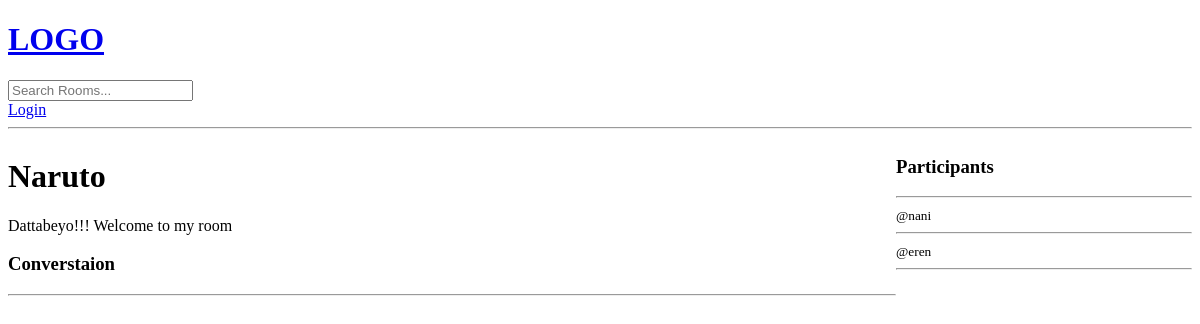
/room/2/, run on an earlier commit of the app's database.
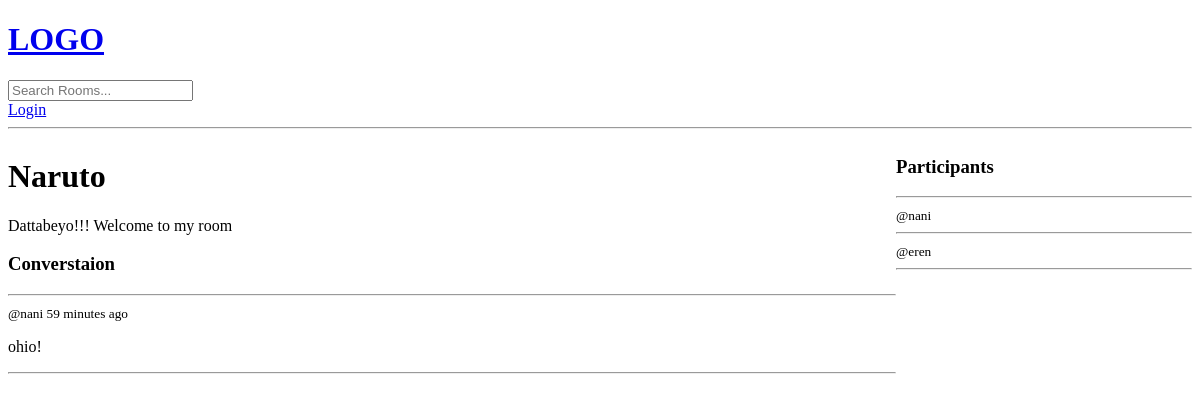
And on a later commit of the database.
### base/models.py (models this page shows, shortened)
class Message(models.Model):
    user = models.ForeignKey(User, on_delete=models.CASCADE)    # If user is deleted, delete all messages from that user
    room = models.ForeignKey(Room, on_delete=models.CASCADE)    # If room is deleted, delete all messages in that room
    body = models.TextField()   # Message body
    updated = models.DateTimeField(auto_now=True)   # When message was updated
    created = models.DateTimeField(auto_now_add=True)   # When message was created
    class Meta:
        ordering = ['-updated', '-created']    # Order by updated and created fields in descending order

### base/views.py (the view, shortened to what this page needs)
# urls.py: path('room/<str:pk>/', views.room, name="room"),
def room(request, pk):
    room = Room.objects.get(id=pk)  # Get room from database with id=pk (primary key)
    room_messages = room.message_set.all()  # Get all messages from database for this room
    participants = room.participants.all()
    context = { 'room': room, 'room_messages': room_messages, 'participants': participants}
    return render(request, 'base/room.html', context)

### base/templates/base/room.html (shortened to what this page needs)
{% extends "main.html" %} {% block content %}
<div class="room-container">
  <div>
    <h1>{{room.name}}</h1>
    <p>{{room.description}}</p>
    <div class="comment-wrapper">
      <h3>Converstaion</h3>
      <hr />
      {% for message in room_messages %}
      <div>
        <small>@{{message.user}} {{message.created|timesince}} ago </small>
        <p>{{message.body}}</p>
        <hr />
      </div>
      {% endfor %}
    </div>
  </div>
  <div>
    <h3>Participants</h3>
    <hr>
    {% for participant in participants %}
    <div>
      <small>@{{participant.username}}</small>
      <hr />
    </div>
    {% endfor %}
  </div>
</div>
{% endblock %}

What changed in the data, as far as the page shows it:
added Message: user "nani", created "59 minutes", body "ohio!"
